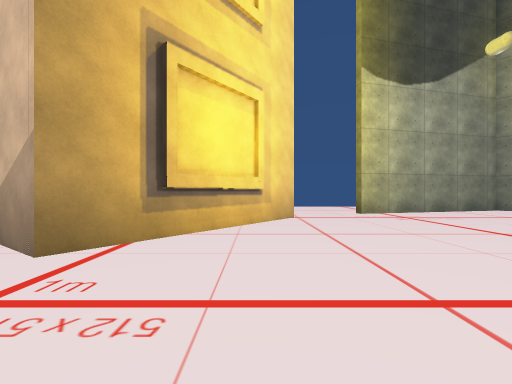
[1] (above)

15 first-person views from a walk through a Unity game level. The camera is 1.2 m above the floor, looks level and sees 85° across. The floor is counted in squares, 2 m on a side. Each view is taken from the middle of a square. On the plan, view 1 faces up. The plan holds only what a view shows up to about 9 squares ahead; the rest is blank. The place goes on beyond the plan. Some surface patterns are stand-ins.

[2]
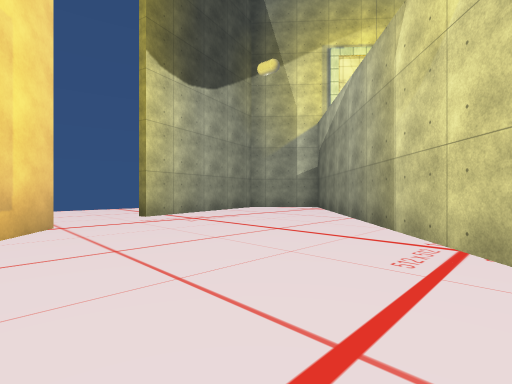

[3]
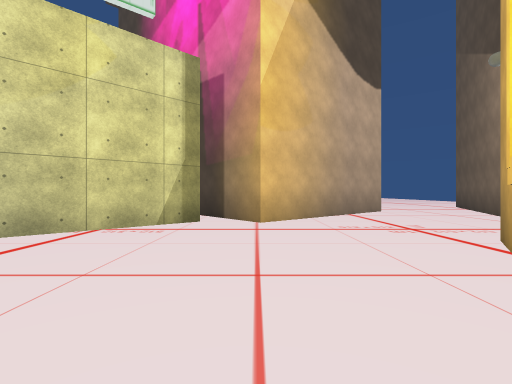

[4]
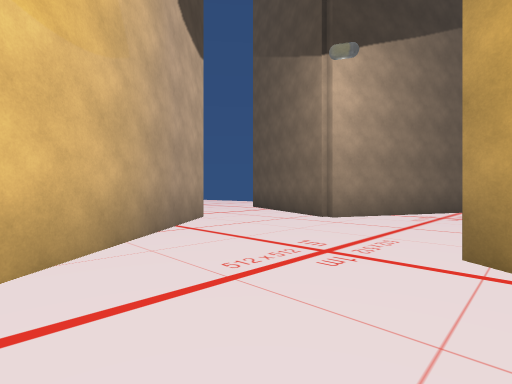

[5]
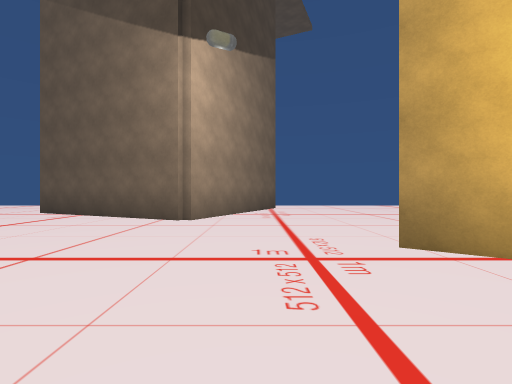

[6]
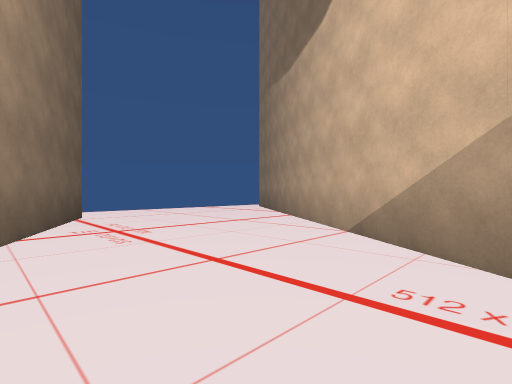

[7]
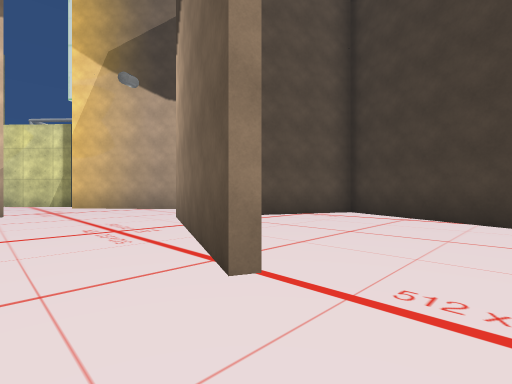

[8]
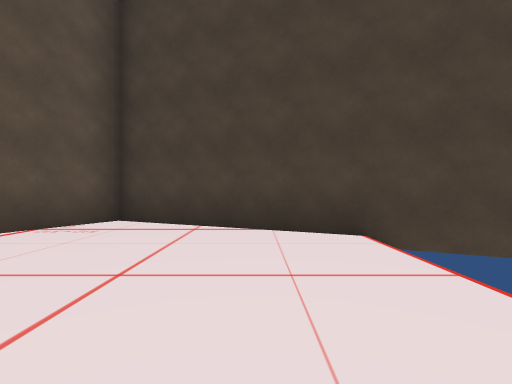

[9]
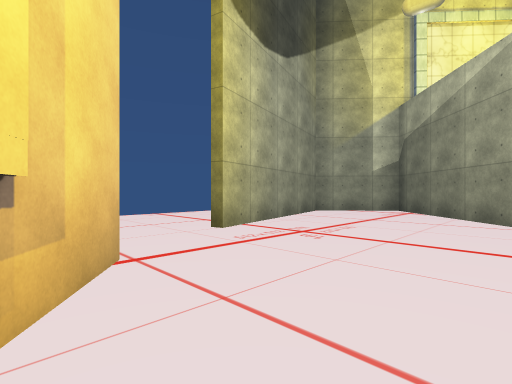

[10]
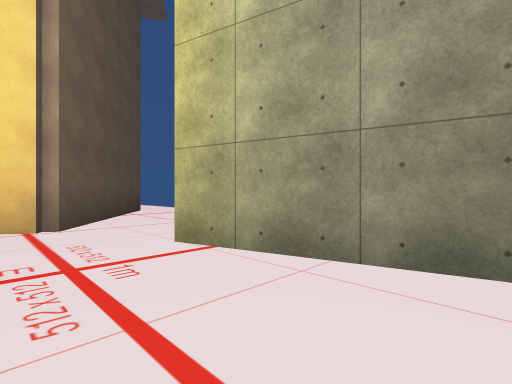

[11]
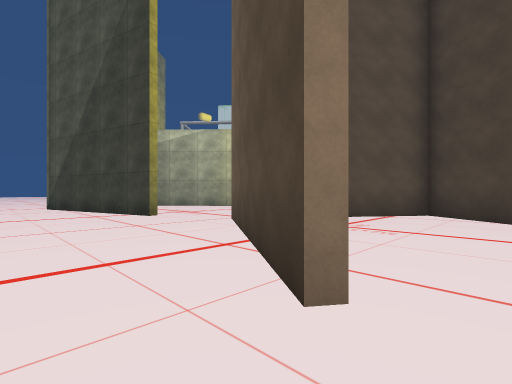

[12]
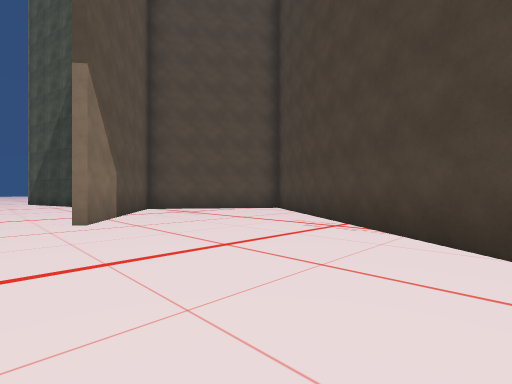

[13]
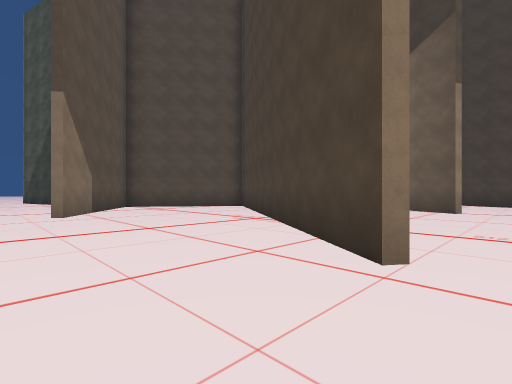

[14]
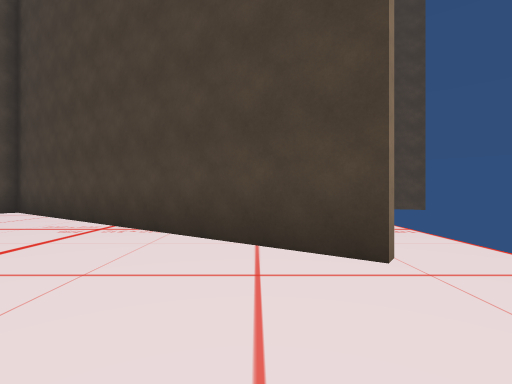

[15]
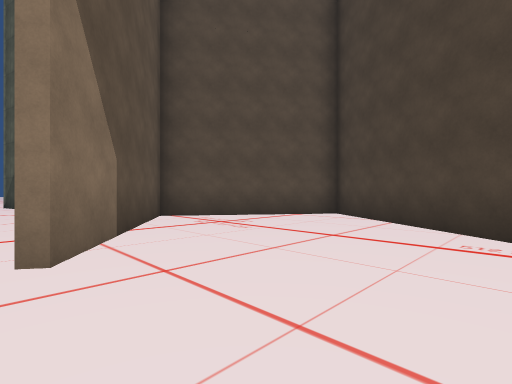

### Floor plan
Key: @ floor where view 1 was taken; # wall or solid block; . floor; O other object.
Columns run from 12 left of view 1 to 10 right of it. Each row starts with its distance up from view 1.
 11  .................
 10  ........O..........
  9  .O......OO......#####
  8  .OO.......OO..###...#
  7  ..OOO......OO.......##
  6  ....OO.....O........#
  5  .....OO...OO.......##
  4  .......OO.O......###
  3  ........OOO.....##
  2  ..O............##
  1  ..OOO.........##
  0  ....OOO....@O.#
 -1  ......O...OO O
 -2 O.....OO..O
 -3 OOO...O..O
 -4   OOOOO..
 -5     OO..
 -6     ..

Where each view was taken, in squares from view 1:
view 1: 0 up, 0 right, facing up
view 2: 1 up, 0 right, facing up-right
view 3: 6 up, 1 right, facing down
view 4: 3 up, 1 right, facing down-left
view 5: 1 up, 1 right, facing left
view 6: 0 up, 2 left, facing up-left
view 7: 3 up, 11 left, facing down-right
view 8: 1 up, 10 left, facing down
view 9: 4 up, 0 right, facing up-right
view 10: 6 up, 6 right, facing up-left
view 11: 11 up, 4 left, facing down-right
view 12: 11 up, 9 left, facing down-right
view 13: 11 up, 11 left, facing down-right
view 14: 11 up, 9 left, facing down
view 15: 10 up, 6 left, facing down-right
